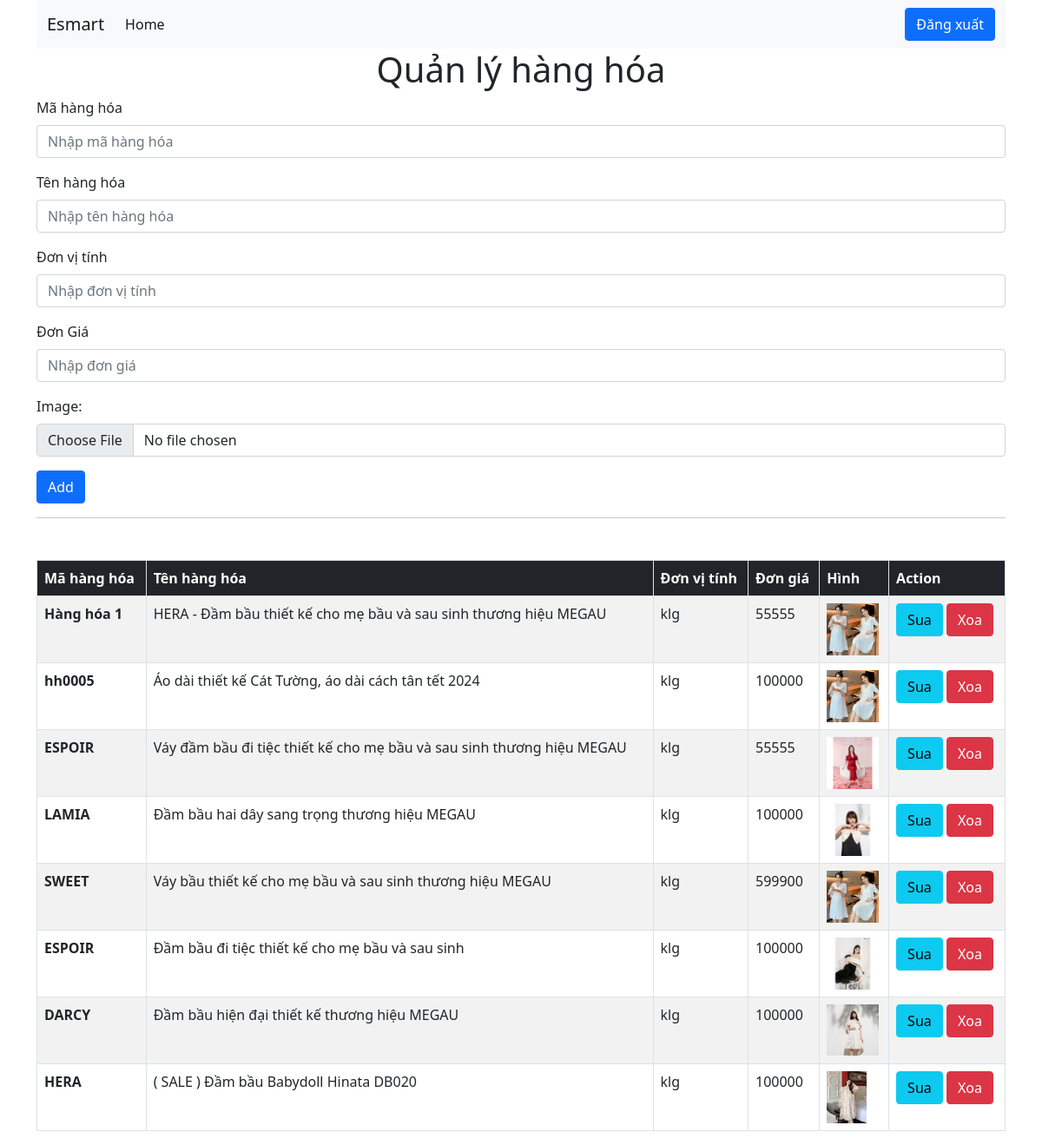
The app's page /Views/Admin/quanlyhanghoa.php (signed in) with its own data.
### tables this page shows
CREATE TABLE `product` (
  `maHangHoa` varchar(255) NOT NULL,
  `tenHangHoa` varchar(2552) NOT NULL,
  `donViTinh` varchar(255) NOT NULL,
  `donGia` int(255) NOT NULL,
  `hinh` varchar(255) NOT NULL
);

### Models/db.php (called while the page is built, shortened)
<?php
class Db{
public static $connection;
public function __construct(){
    if (!self::$connection) {
        self::$connection = new mysqli(DB_HOST, DB_USER, DB_PASSWORD, DB_NAME,PORT);
        self::$connection->set_charset(DB_CHARSET);
    }
return self::$connection;
}
}
?>

### Models/product_db.php (called while the page is built, shortened)
<?php
require_once('db.php');
require_once('product.php');
?>
<?php
class Product_Db extends Db{
    public function getAllProduct(){
        $sql = self::$connection->prepare("SELECT * FROM product");
        $sql->execute();
        $items = $sql->get_result()->fetch_all(MYSQLI_ASSOC);
        $arrProduct = array();
        foreach($items as $key => $value){
            $arrProduct[] = new Product($value['maHangHoa'],$value['tenHangHoa'],
            $value['donViTinh'], $value['donGia'], $value['hinh']);
        }
        return $arrProduct;
    }
}

### Models/product.php (called while the page is built, shortened)
<?php
class Product {
    public function __construct($maHangHoa,$tenHangHoa,$donViTinh,$donGia,$hinh){
        $this->maHangHoa = $maHangHoa;
        $this->tenHangHoa = $tenHangHoa;
        $this->donViTinh = $donViTinh;
        $this->donGia = $donGia;
        $this->hinh = $hinh;
    }
}

### Views/Admin/quanlyhanghoa.php (the view, shortened to what this page needs)
<?php
require_once('../base.php');
require_once('../../Models/product_Db.php');
$product_db = new Product_Db();
$all_product = $product_db->getAllProduct();
?>
<div class="container">
<nav class="navbar navbar-expand-lg navbar-light bg-light">
  <div class="container-fluid">
    <a class="navbar-brand" href="../index.php">Esmart</a>
    <div class="collapse navbar-collapse" id="navbarNav">
      <ul class="navbar-nav">
        <li class="nav-item">
          <a class="nav-link active" aria-current="page" href="../index.php">Home</a>
        </li>
      </ul>
    </div>
    <form class="d-flex">
      <a class="btn btn-primary" href="../Controllers/dangxuat.php">Đăng xuất</a>
    </form>
  </div>
</nav>
<h1 class="text-center">Quản lý hàng hóa</h1>
<form action="../../Controllers/themhanghoa.php" method="post" enctype="multipart/form-data">
  <div class="mb-3">
    <label class="form-label">Mã hàng hóa</label>
    <input type="text" class="form-control" name="maHangHoa" placeholder="Nhập mã hàng hóa" required="">
  </div>
  <div class="mb-3">
    <label class="form-label">Tên hàng hóa</label>
    <input type="text" class="form-control" name="tenHangHoa" placeholder="Nhập tên hàng hóa" required="">
  </div>
  <div class="mb-3">
    <label class="form-label">Đơn vị tính</label>
    <input type="text" class="form-control" name="donViTinh" placeholder="Nhập đơn vị tính" required="">
  </div>
  <div class="mb-3">
    <label class="form-label">Đơn Giá</label>
    <input type="text" class="form-control" name="donGia" placeholder="Nhập đơn giá" required="">
  </div>
  <div class="form-group">
      <label  class="mb-2">Image:</label>
      <input type="file" class="form-control" name="hinh" required="">
    </div>
  <button class="btn btn-primary mt-3">Add</button>
</form>
<hr>
<table class="table table-striped table-hover table-bordered mt-5">
  <thead>
    <tr class="bg-dark text-white">
      <th scope="col" class="font-weight-bold">Mã hàng hóa</th>
      <th scope="col" class="font-weight-bold">Tên hàng hóa</th>
      <th scope="col" class="font-weight-bold">Đơn vị tính</th>
      <th scope="col" class="font-weight-bold">Đơn giá</th>
      <th scope="col" class="font-weight-bold">Hình</th>
      <th scope="col" class="font-weight-bold">Action</th>
    </tr>
  </thead>
  <tbody>
    <?php foreach ($all_product as $key => $value) { ?>
    <tr>
      <th scope="row"><?php echo $value->maHangHoa ?></th>
      <td><?php echo $value->tenHangHoa ?></td>
      <td><?php echo $value->donViTinh ?></td>
      <td><?php echo $value->donGia ?></td>
      <td>
        <img src="../../uploads/<?php echo $value->hinh ?>" height="60px" alt="image">
      </td>
      <td>
        <form action="../../Controllers/xoahanghoa.php" method="post">
            <a href="suahanghoa.php?maHangHoa=<?php echo $value->maHangHoa ?>" class="btn btn-info">Sua</a>
            <button class="btn btn-danger">Xoa</button>
        </form>
      </td>
    </tr>
    <?php  }  ?>
  </tbody>
</table>
</div>

### records on screen
product: maHangHoa "Hàng hóa 1", tenHangHoa "HERA - Đầm bầu thiết kế cho mẹ bầu và sau sinh thương hiệu MEGAU", donViTinh "klg", donGia "55555", hinh (picture)
product: maHangHoa "hh0005", tenHangHoa "Áo dài thiết kế Cát Tường, áo dài cách tân tết 2024", donViTinh "klg", donGia "100000", hinh (picture)
product: maHangHoa "ESPOIR", tenHangHoa "Váy đầm bầu đi tiệc thiết kế cho mẹ bầu và sau sinh thương hiệu MEGAU", donViTinh "klg", donGia "55555", hinh (picture)
product: maHangHoa "LAMIA", tenHangHoa "Đầm bầu hai dây sang trọng thương hiệu MEGAU", donViTinh "klg", donGia "100000", hinh (picture)
product: maHangHoa "SWEET", tenHangHoa "Váy bầu thiết kế cho mẹ bầu và sau sinh thương hiệu MEGAU", donViTinh "klg", donGia "599900", hinh (picture)
product: maHangHoa "ESPOIR", tenHangHoa "Đầm bầu đi tiệc thiết kế cho mẹ bầu và sau sinh", donViTinh "klg", donGia "100000", hinh (picture)
product: maHangHoa "DARCY", tenHangHoa "Đầm bầu hiện đại thiết kế thương hiệu MEGAU", donViTinh "klg", donGia "100000", hinh (picture)
product: maHangHoa "HERA", tenHangHoa "( SALE ) Đầm bầu Babydoll Hinata DB020", donViTinh "klg", donGia "100000", hinh (picture)
